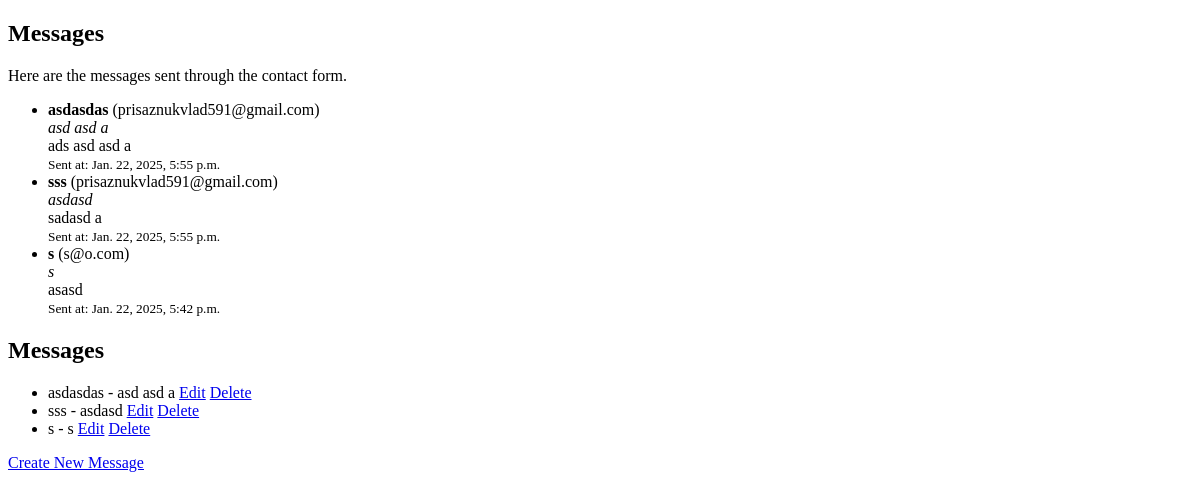
Before: /profile/mail/ (signed in) with the older database file.
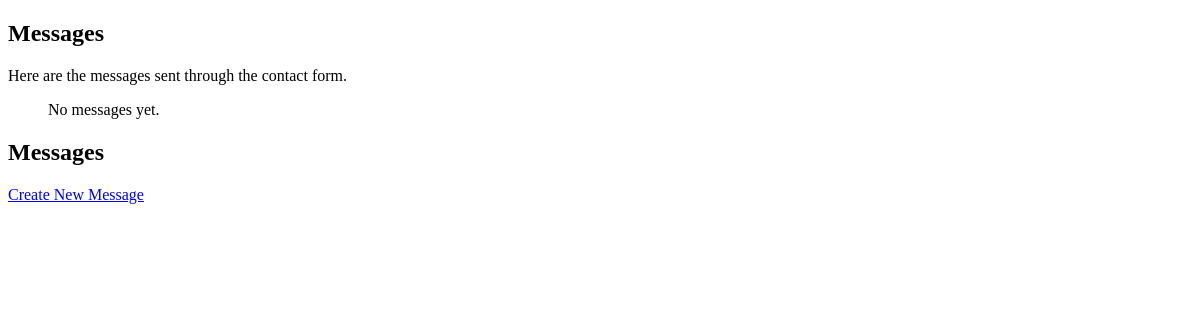
After: the same page with the newer database file.
### LoudubSite/models.py (models this page shows, shortened)
class ContactMessage(models.Model):
    name = models.CharField(max_length=100)
    email = models.EmailField()
    subject = models.CharField(max_length=200)
    message = models.TextField()
    created_at = models.DateTimeField(auto_now_add=True)

### LoudubSite/views.py (the view)
# urls.py: path('profile/mail/', admin_mail_view, name='admin_mail'),
@login_required
def admin_mail_view(request):
    if not request.user.is_staff:
        return render(request, 'login.html' )
    messages = ContactMessage.objects.all().order_by('-created_at')
    return render(request, 'mail_content.html', {'messages': messages})

### LoudubSite/templates/mail_content.html (shortened to what this page needs)
<!DOCTYPE html>
<html lang="en">
<head>
</head>
<body>
    <section id="main" class="container medium">
        <header>
            <h2>Messages</h2>
            <p>Here are the messages sent through the contact form.</p>
        </header>
        <div class="box">
            <ul>
                {% for message in messages %}
                    <li>
                        <strong>{{ message.name }}</strong> ({{ message.email }})<br>
                        <em>{{ message.subject }}</em><br>
                        {{ message.message }}<br>
                        <small>Sent at: {{ message.created_at }}</small>
                    </li>
                {% empty %}
                    <p>No messages yet.</p>
                {% endfor %}
            </ul>
        </div>
    <h2>Messages</h2>
    <ul>
        {% for message in messages %}
        <li>
            {{ message.name }} - {{ message.subject }}
            <a href="{% url 'update_message' message.id %}">Edit</a>
            <a href="{% url 'delete_message' message.id %}">Delete</a>
        </li>
        {% endfor %}
    </ul>
    <a href="{% url 'create_message' %}">Create New Message</a>
    </section>
</body>
</html>

Changed rows visible on the page:
removed ContactMessage: name "asdasdas", email "prisaznukvlad591@gmail.com", subject "asd asd a", message "ads asd asd a", created_at "Jan. 22, 2025, 5:55 p.m."
removed ContactMessage: name "sss", email "prisaznukvlad591@gmail.com", subject "asdasd", message "sadasd a", created_at "Jan. 22, 2025, 5:55 p.m."
removed ContactMessage: name "s", email "s@o.com", subject "s", message "asasd", created_at "Jan. 22, 2025, 5:42 p.m."
Other visible differences:
text now shown: "No messages yet."
